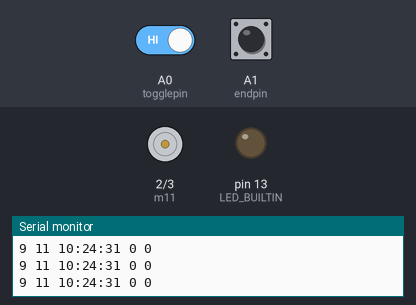
The sketch below on a simulated Arduino Uno, built with avr-gcc and run on an emulated ATmega328P. Shown: motor-driver pin pairs drawn as motors (green arrow = first pin HIGH = forward, orange = second pin HIGH = backward, longer = more drive), output pins drawn as LEDs (lit = HIGH), the last lines printed to the serial monitor. The test bench sets the inputs (shaded band); at power-on: A0 (togglepin) HIGH, A1 (endpin) HIGH. The local clock reads 2024-03-15 10:24:30 at power-on unless the sketch sets it.

Above: at 1.2 s.
1.3 s: A0 (togglepin) driven LOW
At 2.3 s:
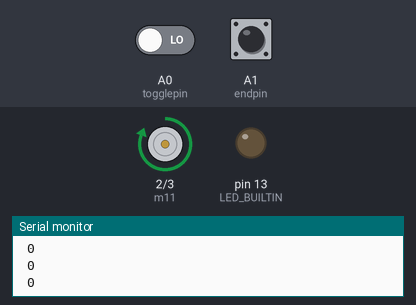
2.8 s: A1 (endpin) pulled LOW for 0.15 s
At 4.1 s:
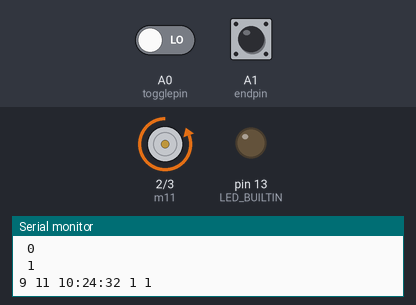
5.9 s: A1 (endpin) pulled LOW for 3.2 s
At 9.3 s:
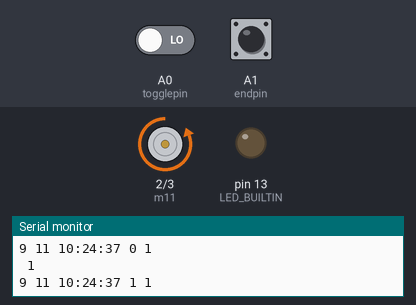
10.6 s: A0 (togglepin) driven HIGH
At 13.1 s:
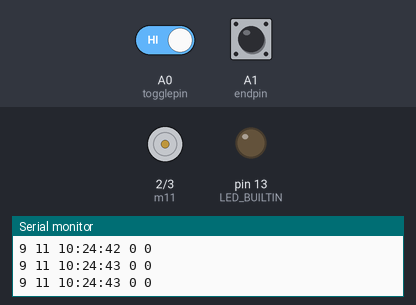
Timing chart, 0 to 14.6 s (numbered marks = the images above; inputs shaded):
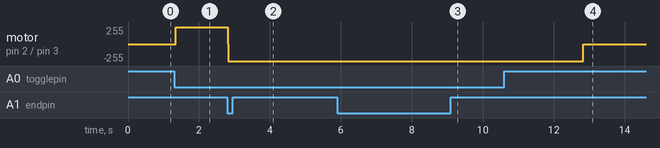

Measured:
- after the input at 1.3 s, motor on pin 2 (m11) / pin 3 (m12): stopped → forward 255/255 at once
- after the input at 2.8 s, motor on pin 2 (m11) / pin 3 (m12): forward 255/255 → backward 255/255 at once
- after the input at 5.9 s, motor on pin 2 (m11) / pin 3 (m12): stays backward 255/255 (without the input it goes to forward 255/255 after 1.9 s)
- after the input at 10.6 s, motor on pin 2 (m11) / pin 3 (m12): backward 255/255 → stopped after 2.2 s

The sketch:

door_stopgap.ino
```cpp
#include <Wire.h>
#include "RTClib.h"

DS3231 rtc;

int togglebutton;
int endswitch;


int m11 = 2;
int m12 = 3;
int endpin = A1;
int togglepin = A0;

int uptime = 9;   //oclock
int downtime = 11; //oclock
int downtraveltime = 5000; //ms
int doorstate = 0; //0=closed, 1=opened

bool up(bool val) {

  while (true) {

    endswitch = !digitalRead(endpin);
    Serial.print(" ");
    Serial.println(endswitch);
    digitalWrite(m11, HIGH);
    digitalWrite(m12, LOW);

    if (endswitch == HIGH) {
      stopp();
      doorstate = 1;
      if (val == true) {
        delay(61000);
      }
      break;
    }
  }
}

bool down(bool val) {

  digitalWrite(m11, LOW);
  digitalWrite(m12, HIGH);
  delay(downtraveltime);
  stopp();
  if (val == true) {
    delay(61000);
  }
  doorstate = 0;
}

void stopp() {
  digitalWrite(m11, LOW);
  digitalWrite(m12, LOW);
}


void setup() {

  pinMode(m11, OUTPUT);
  pinMode(m12, OUTPUT);
  pinMode(togglepin, INPUT_PULLUP);
  pinMode(endpin, INPUT_PULLUP);

  Wire.begin();
  rtc.begin();
  pinMode(LED_BUILTIN, OUTPUT);
  Serial.begin(9600);
}


void loop() {
  togglebutton = !digitalRead(togglepin);

  DateTime now = rtc.now();
  Serial.print(uptime);
  Serial.print(" ");
  Serial.print(downtime);
  Serial.print(" ");
  Serial.print(now.hour());
  Serial.print(":");
  Serial.print(now.minute());
  Serial.print(":");
  Serial.print(now.second());
  Serial.print(" ");
  Serial.print(doorstate);
  Serial.print(" ");
  Serial.println(togglebutton);


  if (uptime == now.minute()) {

    if (doorstate == 0) {
      up(true);
    }
  }

  if (downtime == now.minute()) {

    if (doorstate == 1) {
      down(true);
    }
  }

  if (togglebutton == HIGH) {

    if (doorstate == 0) {
      up(false);
    }
    else {
      down(false);
    }

  }
}
```
